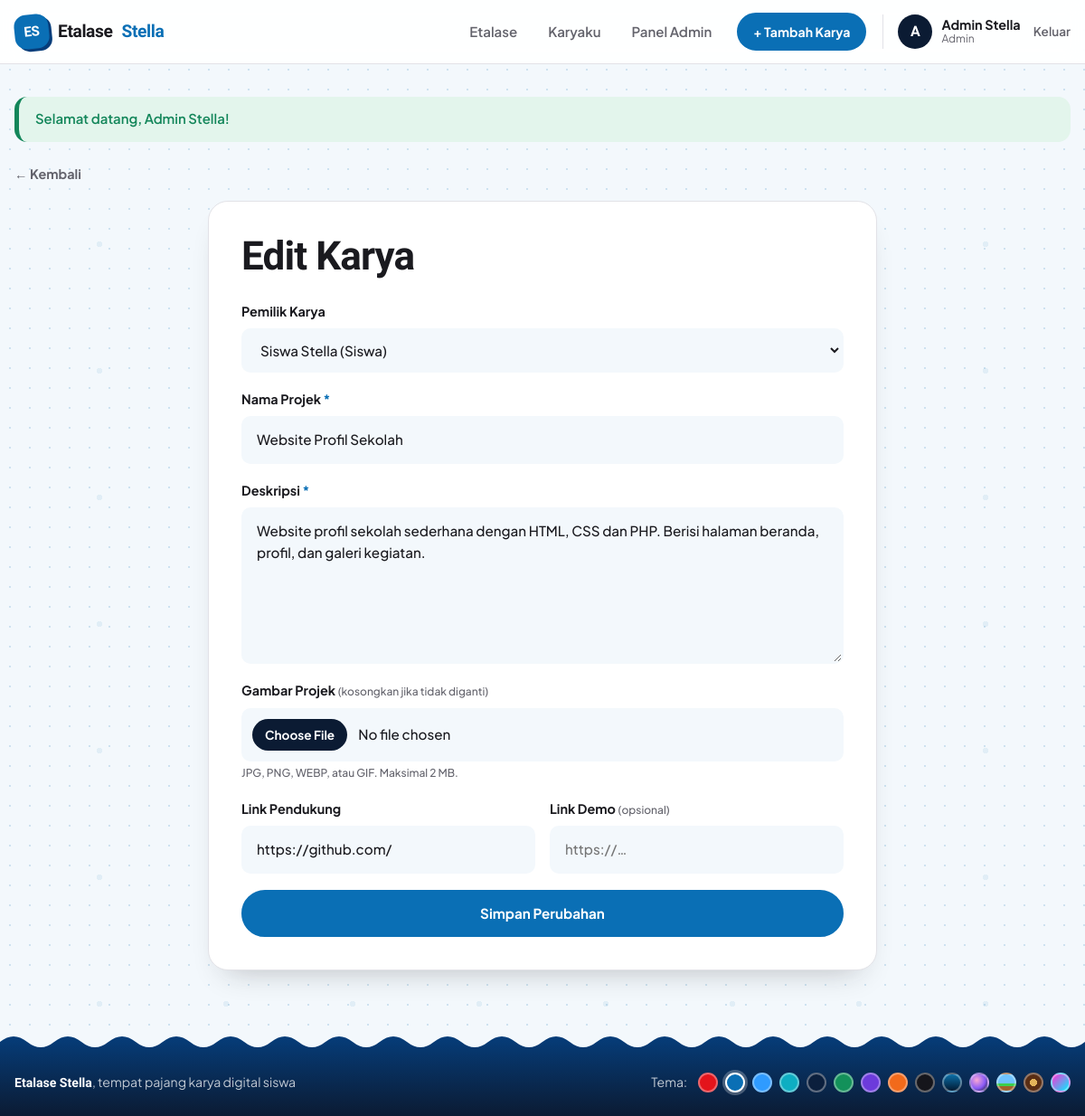
/project_form.php?id=1 (signed in), run on the app's committed database.
### tables this page shows
CREATE TABLE users (
  id         INT AUTO_INCREMENT PRIMARY KEY,
  nama       VARCHAR(100) NOT NULL,
  email      VARCHAR(150) NOT NULL UNIQUE,
  password   VARCHAR(255) NOT NULL,
  role       ENUM('super_admin','admin','siswa') NOT NULL DEFAULT 'siswa',
  created_at TIMESTAMP DEFAULT CURRENT_TIMESTAMP
);

CREATE TABLE projects (
  id           INT AUTO_INCREMENT PRIMARY KEY,
  user_id      INT NOT NULL,
  nama_project VARCHAR(150) NOT NULL,
  deskripsi    TEXT NOT NULL,
  gambar       VARCHAR(255) DEFAULT NULL,
  link_project VARCHAR(255) DEFAULT NULL,
  link_demo    VARCHAR(255) DEFAULT NULL,
  created_at   TIMESTAMP DEFAULT CURRENT_TIMESTAMP,
  CONSTRAINT fk_projects_user FOREIGN KEY (user_id)
    REFERENCES users(id) ON DELETE CASCADE
);

### includes/auth.php (called while the page is built, shortened)
<?php
function e($str)
{
    return htmlspecialchars((string)$str, ENT_QUOTES, 'UTF-8');
}
function url($path = '')
{
    return BASE_URL . '/' . ltrim($path, '/');
}
function get_flash()
{
    if (!empty($_SESSION['flash'])) {
        $f = $_SESSION['flash'];
        return $f;
    }
    return null;
}
function daftar_tema()
{
    return [
        'merah'  => ['Merah Putih', '#e3141b'],
        'biru'   => ['Biru Laut', '#0a6fb5'],
        'langit' => ['Langit', '#2f9bff'],
        'es'     => ['Es Kristal', '#0eaec2'],
        'samudra'=> ['Samudra Malam', '#0b1f3d'],
        'hijau'  => ['Hijau Daun', '#13915a'],
        'ungu'   => ['Ungu', '#6c3bdb'],
        'oranye' => ['Oranye', '#f26a1b'],
        'malam'  => ['Malam (gelap)', '#15151b'],
        'bawahlaut' => ['Bawah Laut', 'linear-gradient(180deg,#0b6fa8,#021a33)'],
        'galaksi'   => ['Galaksi', 'radial-gradient(circle at 35% 35%,#f9a8d4,#8b5cf6 55%,#0b0920)'],
        'pixel'     => ['Pixel Retro', 'linear-gradient(180deg,#6ec3ff 55%,#3ccf4e 55% 72%,#a0612c 72%)'],
        'batik'     => ['Batik Kawung', 'radial-gradient(circle,#e3b45a 0 30%,#5a2e14 32%)'],
        'cyber'     => ['Cyber Neon', 'linear-gradient(135deg,#ff2fd6,#00f0ff)'],
    ];
}
function tema_kelas()
{
    $t = tema_aktif();
    $kelas = 'tema-' . $t;
    if (in_array($t, ['biru', 'langit', 'es', 'samudra', 'bawahlaut'], true)) $kelas .= ' biru';
    return $kelas;
}
function tema_aktif()
{
    $t = $_COOKIE['tema'] ?? 'biru';
    return isset(daftar_tema()[$t]) ? $t : 'biru';
}
function current_user()
{
    return $_SESSION['user'] ?? null;
}
function is_logged_in()
{
    return isset($_SESSION['user']);
}
function has_role(array $roles)
{
    return is_logged_in() && in_array($_SESSION['user']['role'], $roles, true);
}
function is_admin()
{
    return has_role(['admin', 'super_admin']);
}
function role_label($role)
{
    return [
        'super_admin' => 'Super Admin',
        'admin'       => 'Admin',
        'siswa'       => 'Siswa',
    ][$role] ?? $role;
}

### project_form.php (the view, shortened to what this page needs)
<?php
require_once __DIR__ . '/includes/auth.php';
$id = (int)($_GET['id'] ?? 0);
$isEdit = $id > 0;
$p = [
    'nama_project' => '', 'deskripsi' => '', 'gambar' => null,
    'link_project' => '', 'link_demo' => '', 'user_id' => current_user()['id'],
];
if ($isEdit) {
    $stmt = $pdo->prepare('SELECT * FROM projects WHERE id = ?');
    $stmt->execute([$id]);
    $p = $stmt->fetch();
}
$owners = is_admin()
    ? $pdo->query('SELECT id, nama, role FROM users ORDER BY role DESC, nama')->fetchAll()
    : [];
include __DIR__ . '/includes/header.php';
?>
<a href="<?= url($isEdit ? 'project_detail.php?id=' . $id : 'projects.php') ?>" class="back">← Kembali</a>
<form method="post" enctype="multipart/form-data" class="panel form-card">
    <h1><?= $isEdit ? 'Edit Karya' : 'Tambah Karya Baru' ?></h1>
    <?php if (is_admin()): ?>
        <label>Pemilik Karya
            <select name="user_id">
                <?php foreach ($owners as $o): ?>
                    <option value="<?= $o['id'] ?>" <?= $o['id'] == $p['user_id'] ? 'selected' : '' ?>>
                        <?= e($o['nama']) ?> (<?= e(role_label($o['role'])) ?>)
                    </option>
                <?php endforeach; ?>
            </select>
        </label>
    <?php endif; ?>
    <label>Nama Projek <span class="req">*</span>
        <input type="text" name="nama_project" value="<?= e($p['nama_project']) ?>" maxlength="150" required>
    </label>
    <label>Deskripsi <span class="req">*</span>
        <textarea name="deskripsi" rows="6" required><?= e($p['deskripsi']) ?></textarea>
    </label>
    <label>Gambar Projek <?= $isEdit ? '<small class="muted">(kosongkan jika tidak diganti)</small>' : '<span class="req">*</span>' ?>
        <input type="file" name="gambar" accept="image/png,image/jpeg,image/webp,image/gif" <?= $isEdit ? '' : 'required' ?>>
        <small class="muted">JPG, PNG, WEBP, atau GIF. Maksimal 2 MB.</small>
    </label>
    <div class="grid-2">
        <label>Link Pendukung
            <input type="url" name="link_project" value="<?= e($p['link_project']) ?>" placeholder="https://github.com/…">
        </label>
        <label>Link Demo <small class="muted">(opsional)</small>
            <input type="url" name="link_demo" value="<?= e($p['link_demo'] ?? '') ?>" placeholder="https://…">
        </label>
    </div>
    <button class="btn btn-block"><?= $isEdit ? 'Simpan Perubahan' : 'Upload Karya' ?></button>
</form>
<?php include __DIR__ . '/includes/footer.php'; ?>

### includes/header.php (shortened to what this page needs)
<?php
$u = current_user();
$flash = get_flash();
$page = basename($_SERVER['PHP_SELF']);
?>
<!DOCTYPE html>
<html lang="id">
<head>
    <link rel="stylesheet" href="<?= url('assets/css/style.css') ?>?v=<?= @filemtime(__DIR__ . '/../assets/css/style.css') ?>">
</head>
<body class="<?= tema_kelas() ?>">
<header class="navbar">
    <div class="container nav-inner">
        <a href="<?= url($u ? 'projects.php' : 'index.php') ?>" class="brand">
            <span class="brand-mark">ES</span> Etalase <b>Stella</b>
        </a>
        <nav class="nav-links">
            <?php if ($u): ?>
                <a href="<?= url('projects.php') ?>" class="<?= $page === 'projects.php' ? 'active' : '' ?>">Etalase</a>
                <a href="<?= url('my_projects.php') ?>" class="<?= $page === 'my_projects.php' ? 'active' : '' ?>">Karyaku</a>
                <?php if (is_admin()): ?>
                    <a href="<?= url('admin/index.php') ?>" class="<?= strpos($_SERVER['PHP_SELF'], '/admin/') !== false ? 'active' : '' ?>">Panel Admin</a>
                <?php endif; ?>
                <a href="<?= url('project_form.php') ?>" class="btn btn-sm">+ Tambah Karya</a>
                <div class="user-chip">
                    <span class="avatar"><?= e(strtoupper(substr($u['nama'], 0, 1))) ?></span>
                    <span class="user-meta">
                        <strong><?= e($u['nama']) ?></strong>
                        <small><?= e(role_label($u['role'])) ?></small>
                    </span>
                    <a href="<?= url('logout.php') ?>" class="logout" title="Keluar">Keluar</a>
                </div>
            <?php else: ?>
                <a href="<?= url('login.php') ?>">Masuk</a>
                <a href="<?= url('register.php') ?>" class="btn btn-sm">Daftar</a>
            <?php endif; ?>
        </nav>
    </div>
</header>
<main class="container main">
<?php if ($flash): ?>
    <div class="alert alert-<?= e($flash['type']) ?>"><?= e($flash['msg']) ?></div>
<?php endif; ?>

### data on the page
users: nama "A", nama "Admin Stella", role "Admin"
projects: user_id "Siswa Stella (Siswa)", nama_project "Website Profil Sekolah", deskripsi "Website profil sekolah sederhana dengan HTML, CSS dan PHP. Berisi halaman beranda, profil, dan galeri kegiatan.", link_project "https://github.com/"

### other printed values
$flash['msg'] "Selamat datang, Admin Stella!"
